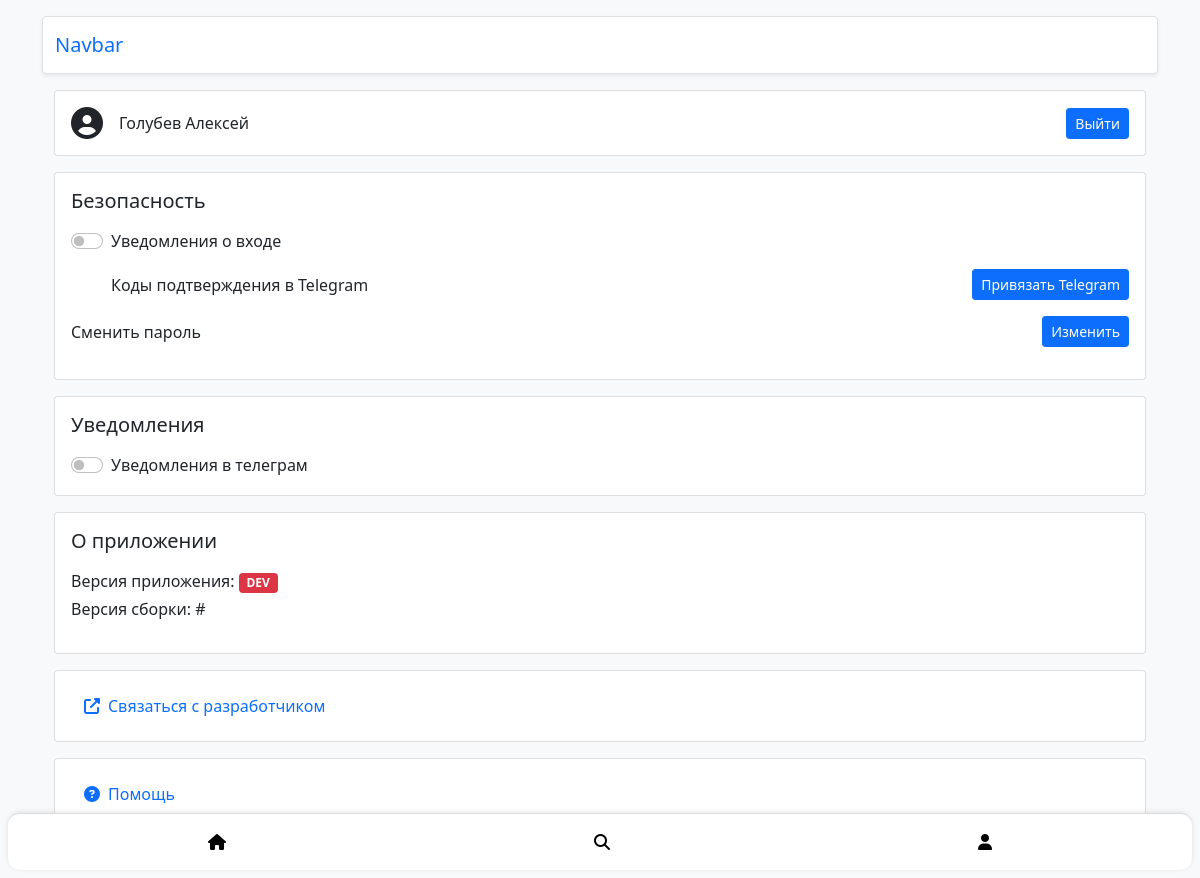
The page /profile (signed in) on the database as committed earlier.
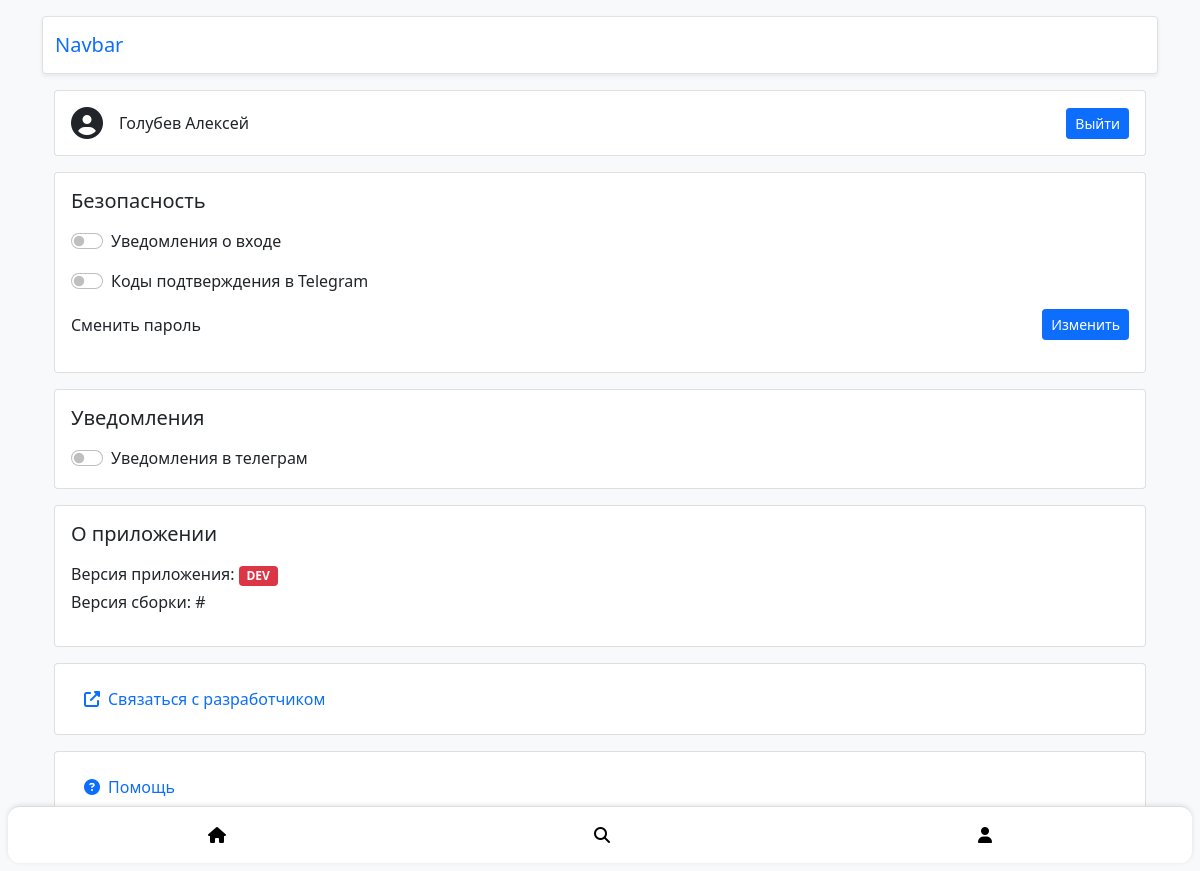
The same page on the database as committed later.
### models.py (models this page shows)
class Users(db.Model, UserMixin):
    id = db.Column(db.Integer, primary_key=True)
    username = db.Column(db.String(80), unique=True, nullable=False)
    email = db.Column(db.String(120), unique=True, nullable=False)
    password = db.Column(db.String(120), nullable=False)
    role = db.Column(db.String(20), nullable=False, default='user')
    is_active = db.Column(db.Boolean, default=True)
    phone = db.Column(db.String(10), nullable=True)
    telegram_id = db.Column(db.String(256), nullable=True, unique=True)
    telegram_notifications = db.Column(db.Boolean(), default=True)

### app.py (the view, shortened to what this page needs)
@app.route('/profile', methods=['GET', 'POST'])
@login_required
def profile():
    user = Users.query.filter_by(username=current_user.username).first()
    return render_template('profile.html', user=user)

### app.py (called while the page is built)
@login_manager.user_loader
def load_user(user_id):
    return Users.query.get(int(user_id))

### templates/profile.html (shortened to what this page needs)
{% extends "base.html" %}
{% block body %}
<div class="container my-3">
    <div class="card p-3 mb-3">
        <div class="d-flex align-items-center justify-content-between">
            <div class="d-flex align-items-center">
                <i class="fas fa-user-circle fa-2x me-3"></i>
                <span class="user-name" style="cursor: pointer;" data-bs-toggle="modal" data-bs-target="#editUserModal">{{ user.username }}</span>
            </div>
            <a href="/logout" class="btn btn-primary btn-sm decoration-none">Выйти</a>
        </div>
    </div>
    <div class="card p-3 mb-3">
        <h5 class="mb-3">Безопасность</h5>
        <div class="form-check form-switch form-switch-lg mb-3">
            <input class="form-check-input" type="checkbox" id="notifications" name="telegram_notifications">
            <label class="form-check-label" for="notifications_signin">Уведомления о входе</label>
        </div>
        <div class="form-check form-switch form-switch-lg mb-3">
            {% if user.telegram_id %}
            <input class="form-check-input" type="checkbox" id="telegramCodes" name="telegram_2fa">
            <label class="form-check-label" for="telegramCodes">Коды подтверждения в Telegram</label>
            {% else %}
            <div class="d-flex justify-content-between align-items-center">
                <label class="form-label mb-0">Коды подтверждения в Telegram</label>
                <button class="btn btn-primary btn-sm">Привязать Telegram</button>
            </div>
            {% endif %}
        </div>
        <div class="d-flex justify-content-between align-items-center mb-3">
            <label class="form-label mb-0">Сменить пароль</label>
            <button class="btn btn-primary btn-sm" data-bs-toggle="modal" data-bs-target="#changePasswordModal">Изменить</button>
        </div>
    </div>
    <div class="card p-3 mb-3">
        <h5 class="mb-3">Уведомления</h5>
        <div class="form-check form-switch form-switch-lg">
            <input class="form-check-input" type="checkbox" id="notifications" name="telegram_notifications">
            <label class="form-check-label" for="notifications">Уведомления в телеграм</label>
        </div>
    </div>
    <div class="card p-3 mb-3">
        <h5 class="mb-3">О приложении</h5>
        <p class="mb-1">Версия приложения: <span class="badge bg-danger">DEV</span></p>
        <p>Версия сборки: #</p>
    </div>
    <div class="card p-3 mb-3">
        <a href="https://t.me/dottenv" class="btn btn-link text-decoration-none d-flex align-items-center" name="open_app_page">
            <i class="fas fa-external-link-alt me-2"></i> Связаться с разработчиком
        </a>
    </div>
    <div class="card p-3">
        <a href="https://t.me/dottenv" class="btn btn-link text-decoration-none d-flex align-items-center" name="help">
            <i class="fas fa-question-circle me-2"></i> Помощь
        </a>
    </div>
</div>
{% endblock %}

### templates/base.html (shortened to what this page needs)
<!DOCTYPE html>
<html lang="ru">
<head>
    <link rel="stylesheet" href="static/css/style.css">
    <link href="https://cdn.jsdelivr.net/npm/bootstrap@5.0.1/dist/css/bootstrap.min.css" rel="stylesheet">
</head>
<body class="bg-light">
    <div class="container mb-5 mt-2">
        <nav class="navbar bg-white rounded-2 border shadow-sm">
            <div class="container-fluid">
                <a class="navbar-brand" href="#">Navbar</a>
            </div>
        </nav>
        {% block body %}{% endblock %}
        {% if current_user.username %}
        <div class="bottom-menu d-flex justify-content-around align-items-center p-3 m-2">
            <a href="/index" class="text-center">
                <i class="fa-solid fa-house"></i>
            </a>
            <a href="#" class="text-center">
                <i class="fa-solid fa-magnifying-glass"></i>
            </a>
            <a href="/profile" class="text-center">
                <i class="fa-solid fa-user"></i>
            </a>
        </div>
        {% endif %}
        <div aria-live="polite" aria-atomic="true" class="position-relative">
            <div id="toast-container" class="toast-container position-fixed bottom-0 end-0 p-3">
            </div>
        </div>
    </div>
</body>
</html>

### static/css/style.css (style rules this page uses)
.bottom-menu { position: fixed; bottom: 0; left: 0; right: 0; z-index: 1030; background: #fff; border-top: 1px solid #ddd; box-shadow: 0 -1px 5px rgba(0, 0, 0, 0.1); border-radius: 12px; }
.bottom-menu a { text-decoration: none; color: #000; }

### templates/base.html (style rules this page uses)
body { transition: background-color 0.3s, color 0.3s; }

Rows that differ between the two databases and show on the page:
changed Users "Голубев Алексей": telegram_id empty → "532175" (drawn)
Other text that changed with them:
form field telegram_2fa: (not shown) → "☐"
text no longer shown: "Привязать Telegram"
